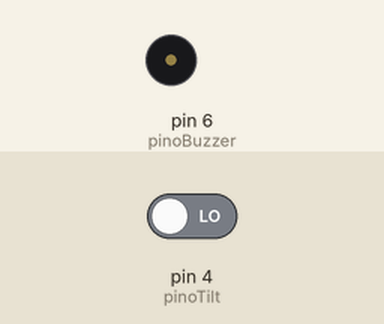
A sketch run on a simulated Arduino Uno, built with avr-gcc and run on an emulated ATmega328P. Parts: buzzer (waves = sounding). The inputs (shaded band) are chosen by the test bench; at power-on: pin 4 (pinoTilt) LOW.

Above: at 1.2 s.
1.3 s: pin 4 (pinoTilt) driven HIGH
At 2.4 s:
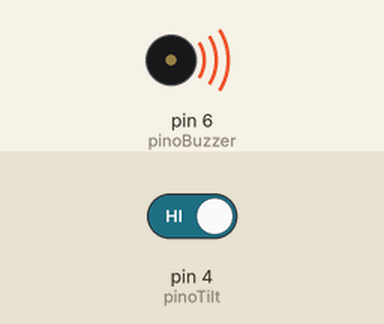
Timing chart, 0 to 8.8 s (numbered marks = the images above; inputs shaded):
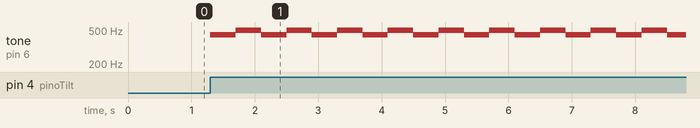

Measured:
- after the input at 1.3 s, tone on pin 6 (pinoBuzzer): alternates 494 Hz for 0.40 s and 440 Hz for 0.40 s, starting at once

The sketch:

13_alarme_de_movimento.ino
```cpp
// Projeto 13 - Alarme de Movimento

int pinoTilt = 4;
int pinoBuzzer = 6;

void setup() {
  pinMode(pinoTilt, INPUT);
  pinMode(pinoBuzzer, OUTPUT);
}

void loop() {

  if (digitalRead(pinoTilt) == HIGH) {
    alarm();
  }
  else {
    noTone(pinoBuzzer);
  }
}

void alarm() {
  for (int i = 1; i <= 8; i++) {
    tone(pinoBuzzer, 440);
    delay(400);
    tone(pinoBuzzer, 494);
//    noTone(pinoBuzzer);
    delay(400);
  }
}
```
